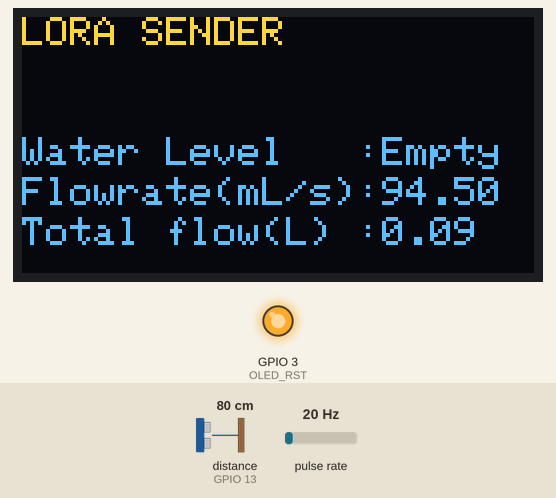
Bench run of a sketch on a simulated ESP32. Shown: 128×64 one-colour display, output pins drawn as LEDs (lit = HIGH). Wiring (inferred from the names in the program): ultrasonic range finder: trigger GPIO 15; echo GPIO 13; pulse sensor: data GPIO 12. The test bench sets the inputs (shaded band); at power-on: distance to the obstacle (sensor on GPIO 13) 80 cm, pulse rate 20 Hz. The echo pulse lasts 58.3 µs per cm; the OLED is the two-colour kind (top 16 rows yellow); no radio packets arrive unless stated; pins used as bus, display or sensor lines are not drawn; what the sketch prints to the serial monitor is not drawn.

Above: at 3.3 s.
3.4 s: distance to the obstacle (sensor on GPIO 13) set to 2 cm
At 5.2 s:
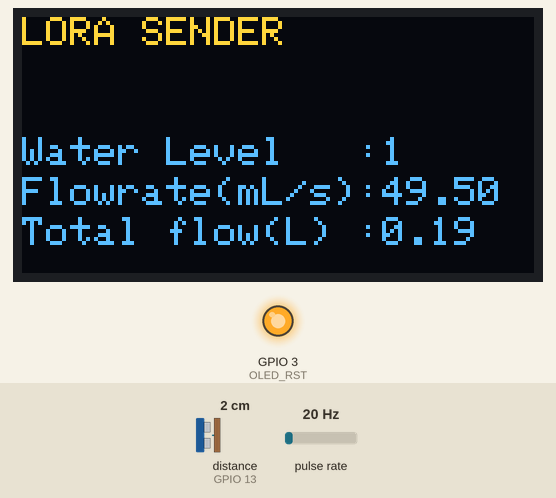
7.6 s: pulse rate (sensor on GPIO 12) set to 4 Hz
At 9.4 s:
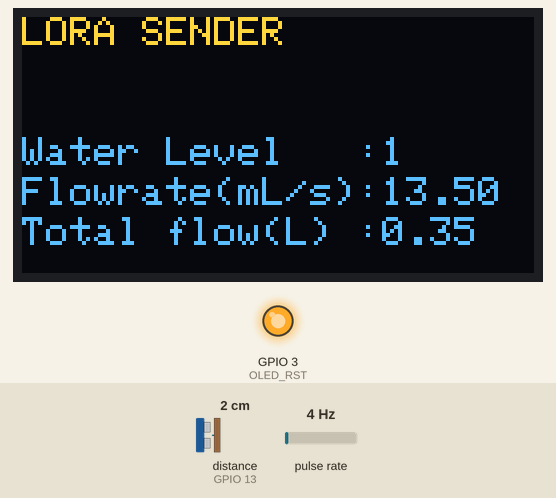
11.3 s: distance to the obstacle (sensor on GPIO 13) set to 4 cm
At 12.8 s:
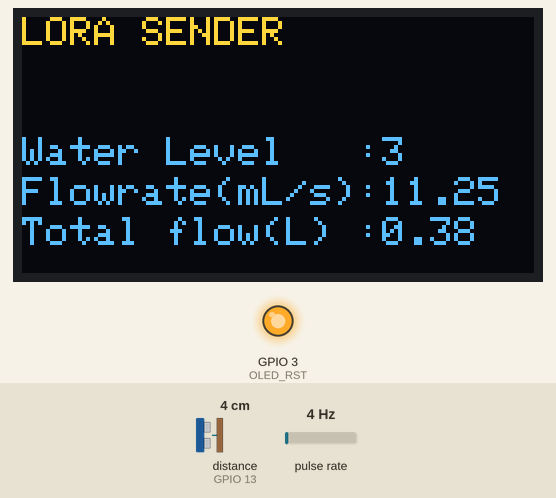
14.6 s: pulse rate (sensor on GPIO 12) set to 50 Hz
At 16.1 s:
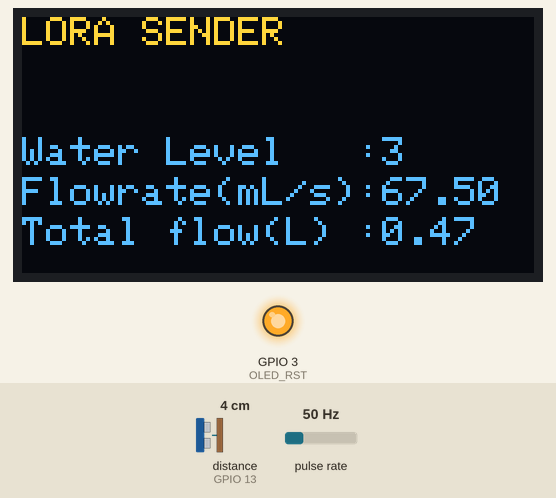
17.8 s: distance to the obstacle (sensor on GPIO 13) set to 9 cm
At 19.4 s:
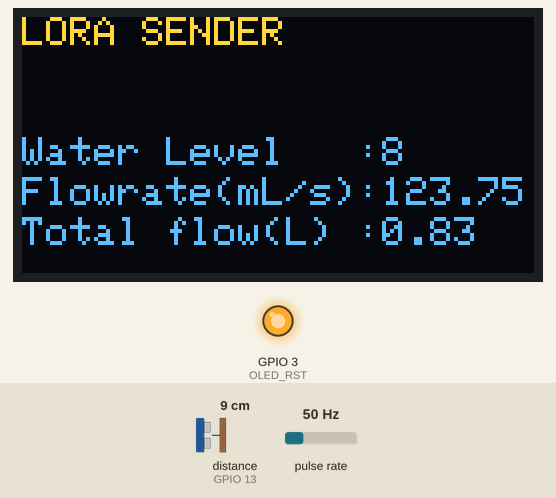
21.1 s: pulse rate (sensor on GPIO 12) set to 100 Hz
At 22.6 s:
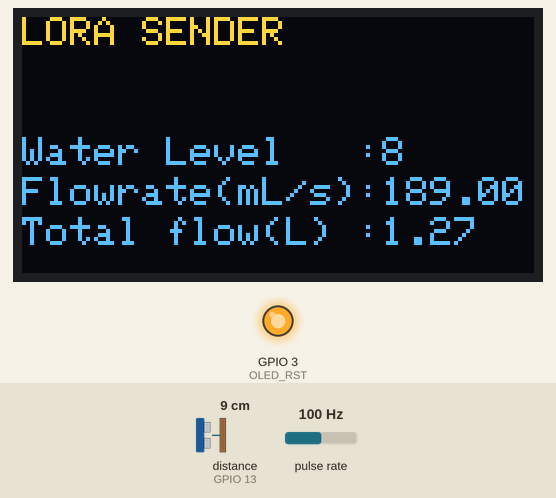
Timing chart, 0 to 24.1 s (numbered marks = the images above; inputs shaded):
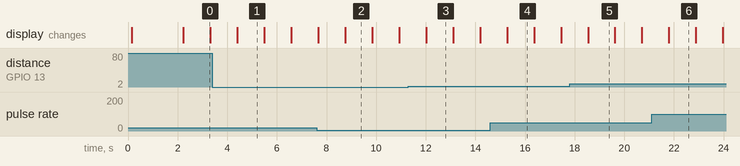

Measured:
- after the input at 3.4 s, the display: changes after 1.0 s (image 1)
- what the display in image 0 shows lasts 1.1 s, from 2.2 s to 3.3 s

The sketch:

lora_transmitter.ino
```cpp
//Libraries for OLED Display
#include <Arduino.h>
#include <SPI.h>
#include <LoRa.h>
#include <Wire.h>
#include <Adafruit_GFX.h>
#include <Adafruit_SSD1306.h>
#include <U8g2lib.h>

//define the pins used by the LoRa transceiver module
#define SCK               5
#define MISO              19
#define MOSI              27
#define SS                18
#define RST               23
#define DIO0              26

#define BAND              868E6

//OLED pins
#define OLED_SDA          21
#define OLED_SCL          22
#define OLED_RST          3 // RXD pin in Lora 32 V1.6 board
#define SCREEN_WIDTH      128 // OLED display width, in pixels
#define SCREEN_HEIGHT     64 // OLED display height, in pixels

#define BOARD_LED         25

//packet counter
int counter = 0;

//trigger and echo pin
const unsigned int TRIG_PIN=15;
const unsigned int ECHO_PIN=13;


//flow sensor 1
int FLOW_PIN =12;
volatile long pulse_freq;
unsigned long lastTime;
float flow, tflow, ftflow;

Adafruit_SSD1306 display(SCREEN_WIDTH, SCREEN_HEIGHT, &Wire, OLED_RST);

void increase () // Interrupt function

{
  pulse_freq++;
}

void setup() {
  //initialize Serial Monitor
  Serial.begin(115200);

  //ultrasonic sensor
  pinMode(TRIG_PIN, OUTPUT);
  pinMode(ECHO_PIN, INPUT);

  //flow sensor
  pinMode(FLOW_PIN, INPUT);
  attachInterrupt(12, increase, RISING);

  //reset OLED display via software
  pinMode(OLED_RST, OUTPUT);

  digitalWrite(OLED_RST, LOW);  delay(20);
  digitalWrite(OLED_RST, HIGH); delay(20);

  //initialize OLED
  Wire.begin(OLED_SDA, OLED_SCL);
  if(!display.begin(SSD1306_SWITCHCAPVCC, 0x3c, false, false)) { // Address 0x3C for 128x32
    Serial.println(F("SSD1306 allocation failed"));
    for(;;); // Don't proceed, loop forever
  }

  display.clearDisplay();
  display.setTextColor(WHITE);
  display.setTextSize(1);
  display.setCursor(0,0);
  display.print("LORA SENDER ");
  display.display();

  Serial.println("LoRa Sender Test");

  //SPI LoRa pins
  SPI.begin(SCK, MISO, MOSI, SS);
  //setup LoRa transceiver module
  LoRa.setPins(SS, RST, DIO0);

  if (!LoRa.begin(BAND)) {
    Serial.println("Starting LoRa failed!");
    while (1);
  }
  Serial.println("LoRa Initializing OK!");
  display.setCursor(0,10);
  display.print("LoRa Initializing OK!");
  display.display();
  delay(2000);
}

void loop()
{
//ultrasonic sensor
  digitalWrite(TRIG_PIN, LOW);
  delayMicroseconds(2);
  digitalWrite(TRIG_PIN, HIGH);
  delayMicroseconds(10);
  digitalWrite(TRIG_PIN, LOW);

 const unsigned long duration= pulseIn(ECHO_PIN, HIGH);
 int distance= (duration*0.034)/2;
 if(duration==0){
   Serial.println("Warning: no pulse from sensor");
   display.setCursor(0,70);
   display.println("Warning: no pulse from sensor");
   }
  else{
      Serial.print("distance to nearest object: ");
      Serial.print(distance);
      Serial.println(" cm");
  }

//flow sensor
  flow = 2.25 * pulse_freq;
  tflow = flow/1000;
  ftflow += tflow;
  if (millis() - lastTime > 1000)
  {
    pulse_freq= 0;
    lastTime = millis();
  }
  Serial.print(flow);
  Serial.println(" mL/s");

  Serial.print("Sending packet: ");
  Serial.println(counter);

  //Send LoRa packet to receiver
  LoRa.beginPacket();
  LoRa.print("Water level   : ");
  if(distance<=50)
  {
    LoRa.println(distance);
  }
  else{
    LoRa.println("empty");
  }
  LoRa.print("Flowrate(mL/s): ");
  LoRa.println(flow,2);
  LoRa.print("Total Flow (L): ");
  LoRa.println(ftflow,2);
  LoRa.endPacket();

  display.clearDisplay();
  display.setCursor(0,0);
  display.println("LORA SENDER");
  display.setTextSize(1);
  display.setCursor(0,30);
  display.print("Water Level   :");
  display.setCursor(90, 30);
  if(distance>60){
    display.print("Empty");
  }
  else{
    display.print(distance);
  }
  display.setCursor(0, 40);
  display.print("Flowrate(mL/s):");
  display.setCursor(90, 40);
  display.print(flow,2);
  display.setCursor(0, 50);
  display.print("Total flow(L) :");
  display.setCursor(90, 50);
  display.print(ftflow,2);
  display.display();
  counter++;

  delay(1000);
}
```
